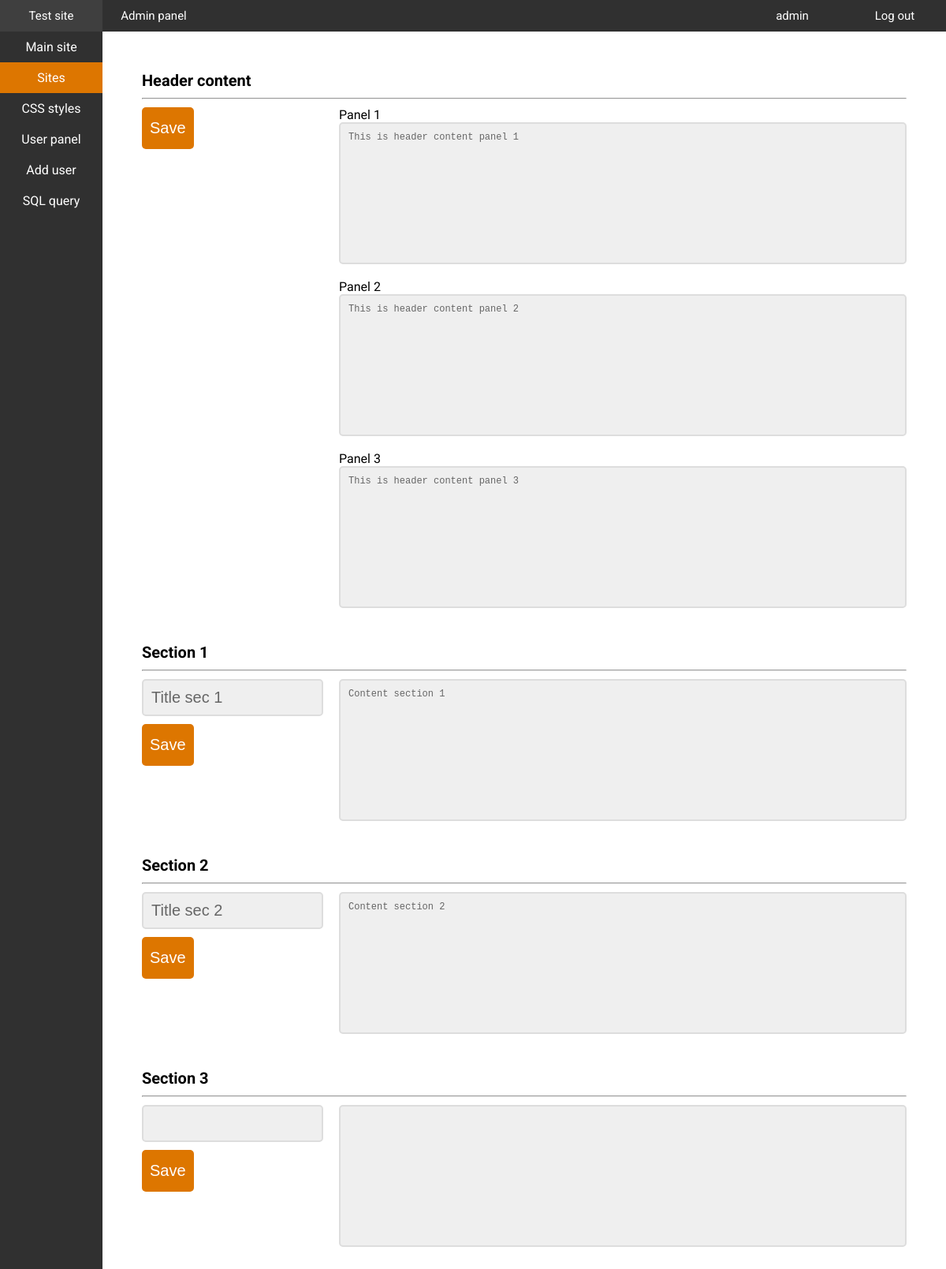
The page /administrator/site_panel.php (signed in) on the database as committed earlier.
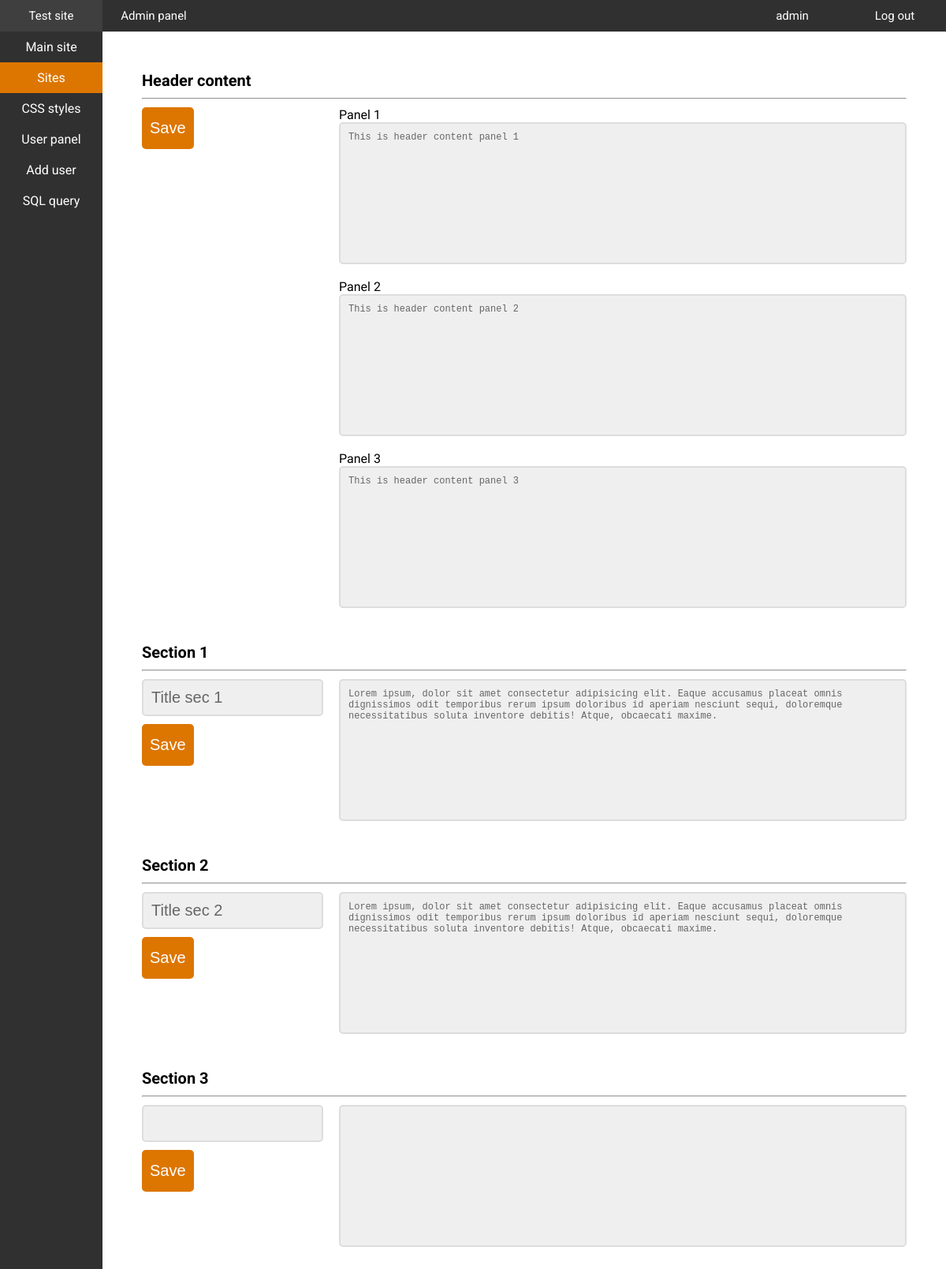
The same page on the database as committed later.
### tables this page shows
CREATE TABLE section_01_content (
    id INTEGER PRIMARY KEY NOT NULL AUTO_INCREMENT,
    title VARCHAR(50),
    content VARCHAR(10240)
) DEFAULT CHARSET=utf8 COLLATE=utf8_unicode_ci;

CREATE TABLE section_02_content (
    id INTEGER PRIMARY KEY NOT NULL AUTO_INCREMENT,
    title VARCHAR(50),
    content VARCHAR(10240)
) DEFAULT CHARSET=utf8 COLLATE=utf8_unicode_ci;

### administrator/get_section_01_content.php (called while the page is built, shortened)
<?php
    require_once "connect.php";
    $connection = @new mysqli($host, $db_user, $db_password, $db_name);
    if ($connection->connect_errno != 0)
    {
        echo "Error: " . $connection->connect_errno;
    }
    else
    {
        if ($result = $connection->query("SELECT * FROM section_01_content WHERE id = 1"))
        {
            $row = $result->fetch_assoc();
            $title_sec_01 = $row['title'];
            $content_sec_01 = $row['content'];
        }
    }
?>

### administrator/get_section_02_content.php (called while the page is built, shortened)
<?php
    require_once "connect.php";
    $connection = @new mysqli($host, $db_user, $db_password, $db_name);
    if ($connection->connect_errno != 0)
    {
        echo "Error: " . $connection->connect_errno;
    }
    else
    {
        if ($result = $connection->query("SELECT * FROM section_02_content WHERE id = 1"))
        {
            $row = $result->fetch_assoc();
            $title_sec_02 = $row['title'];
            $content_sec_02 = $row['content'];
        }
    }
?>

### administrator/site_panel.php (the view, shortened to what the changed rows need)
<!DOCTYPE html>
<html lang="en">
<head>
    <link rel="stylesheet" href="admin_styles/admin_panel.css">
    <link rel="stylesheet" href="admin_styles/top_bar.css">
    <link rel="stylesheet" href="admin_styles/nav_bar.css">
    <link rel="stylesheet" href="admin_styles/sections.css">
    <link rel="stylesheet" href="admin_styles/inputs.css">
</head>
<body>
    <div id="container">
        <div id="content">
                    <textarea  name="header_content_3" id=""><?php require_once "get_header_content.php"; echo $header_content_3; ?></textarea>
            <form action="post_section_01_content.php" method="post">
                <div class="section_left">
                    <input type="text" name="title" value="<?php require_once "get_section_01_content.php"; echo $title_sec_01; ?>">
                    <input type="submit" value="Save">
                </div>
                <div class="section_right">
                    <textarea name="content" id=""><?php require_once "get_section_01_content.php"; echo $content_sec_01; ?></textarea>
                </div>
            </form>
            <form action="post_section_02_content.php" method="post">
                <div class="section_left">
                    <input type="text" name="title" value="<?php require_once "get_section_02_content.php"; echo $title_sec_02; ?>">
                    <input type="submit" value="Save">
                </div>
                <div class="section_right">
                    <textarea name="content" id=""><?php require_once "get_section_02_content.php"; echo $content_sec_02; ?></textarea>
                </div>
            </form>
        </div>
    </div>
</body>
</html>

Rows that differ between the two databases and show on the page:
changed section_01_content "Title sec 1": content "Content section 1" → "Lorem ipsum, dolor sit amet consectetur adipisicing elit. Eaque accusamus placeat omnis dignissimos odit temporibus rerum ipsum doloribus id aperiam nesciunt sequi, doloremque necessitatibus soluta inventore debitis! Atque, obcaecati maxime."
changed section_02_content "Title sec 2": content "Content section 2" → "Lorem ipsum, dolor sit amet consectetur adipisicing elit. Eaque accusamus placeat omnis dignissimos odit temporibus rerum ipsum doloribus id aperiam nesciunt sequi, doloremque necessitatibus soluta inventore debitis! Atque, obcaecati maxime."
